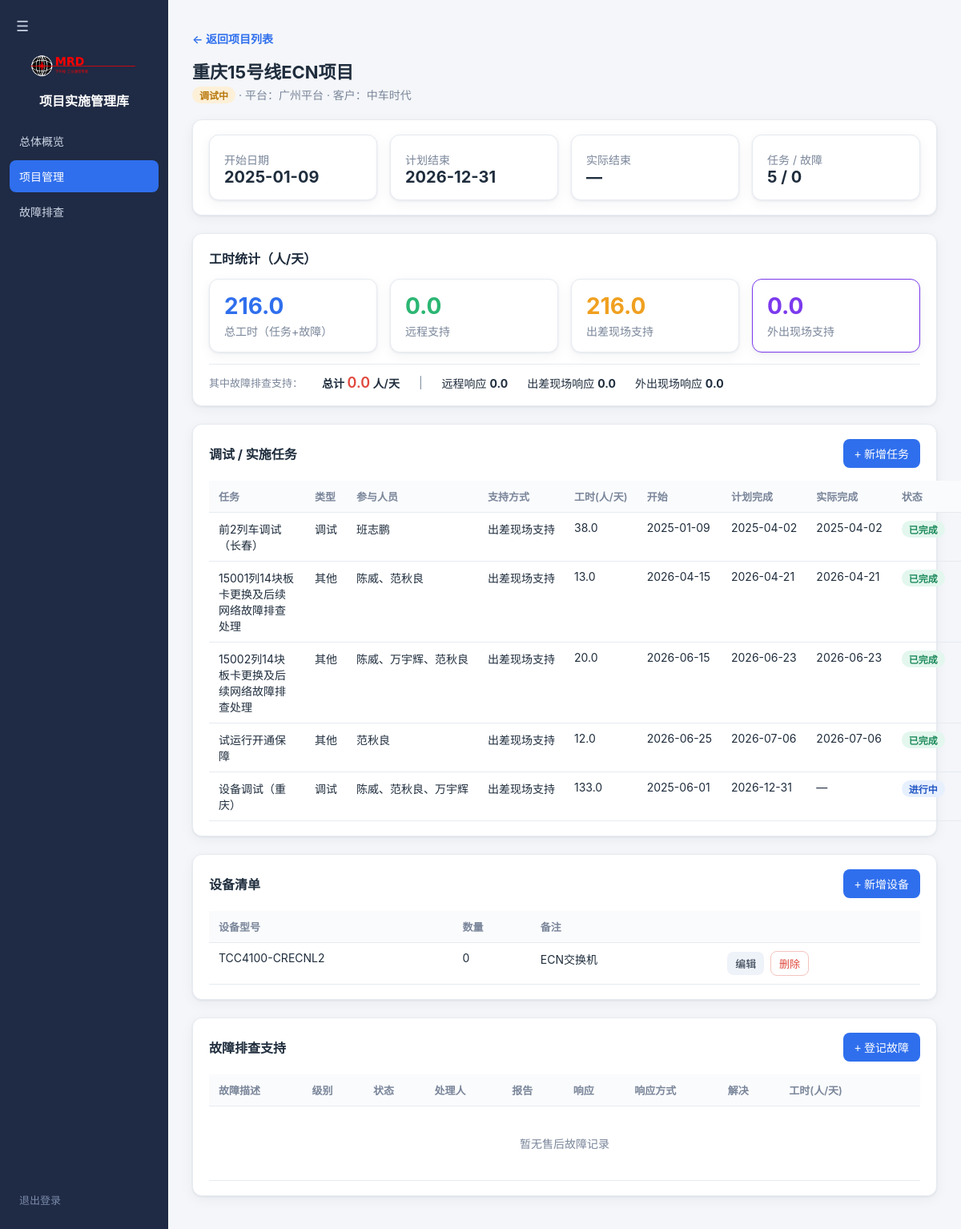
Screenshot of /project/8 (signed in) with the database file from the repository.
### tables this page shows
CREATE TABLE projects (
            id            INTEGER PRIMARY KEY AUTOINCREMENT,
            name          TEXT NOT NULL,
            customer      TEXT,
            manager       TEXT,
            platform      TEXT,
            status        TEXT NOT NULL DEFAULT '未开始',
            start_date    TEXT,
            plan_end_date TEXT,
            actual_end_date TEXT,
            description   TEXT,
            created_at    TEXT DEFAULT (datetime('now','localtime'))
        );

CREATE TABLE tasks (
            id            INTEGER PRIMARY KEY AUTOINCREMENT,
            project_id    INTEGER NOT NULL,
            title         TEXT NOT NULL,
            category      TEXT DEFAULT '实施',
            assignee      TEXT,
            start_date    TEXT,
            plan_end_date TEXT,
            actual_end_date TEXT,
            status        TEXT DEFAULT '待开始',
            note          TEXT,
            created_at    TEXT DEFAULT (datetime('now','localtime')), support_mode TEXT DEFAULT '远程支持', work_hours REAL DEFAULT 0,
            FOREIGN KEY (project_id) REFERENCES projects(id) ON DELETE CASCADE
        );

CREATE TABLE devices (
            id          INTEGER PRIMARY KEY AUTOINCREMENT,
            project_id  INTEGER NOT NULL,
            model       TEXT,
            quantity    INTEGER DEFAULT 0,
            note        TEXT,
            created_at  TEXT DEFAULT (datetime('now','localtime')),
            FOREIGN KEY (project_id) REFERENCES projects(id) ON DELETE CASCADE
        );

### app.py (the view)
@app.route("/project/<int:pid>")
@login_required
def project_detail(pid):
    conn = get_db()
    cur = conn.cursor()
    proj = cur.execute("SELECT * FROM projects WHERE id = ?", (pid,)).fetchone()
    if not proj:
        conn.close()
        flash("项目不存在")
        return redirect(url_for("projects"))
    tasks = rows_to_dicts(cur.execute(
        "SELECT * FROM tasks WHERE project_id = ? ORDER BY plan_end_date ASC", (pid,)
    ).fetchall())
    faults = rows_to_dicts(cur.execute(
        "SELECT * FROM faults WHERE project_id = ? ORDER BY reported_date DESC", (pid,)
    ).fetchall())
    devices = rows_to_dicts(cur.execute(
        "SELECT * FROM devices WHERE project_id = ? ORDER BY id ASC", (pid,)
    ).fetchall())
    member_rows = cur.execute(
        """SELECT m.id AS mid, m.name FROM project_members pm
           JOIN members m ON pm.member_id = m.id WHERE pm.project_id = ? ORDER BY m.id""",
        (pid,),
    ).fetchall()
    proj_member_ids = [r["mid"] for r in member_rows]
    proj_members = [r["name"] for r in member_rows]
    members_all = [dict(r) for r in cur.execute("SELECT id, name FROM members ORDER BY id")]
    task_hours_total = cur.execute(
        "SELECT COALESCE(SUM(work_hours), 0) FROM tasks WHERE project_id = ?", (pid,)
    ).fetchone()[0]
    task_hours_remote = cur.execute(
        "SELECT COALESCE(SUM(work_hours), 0) FROM tasks WHERE project_id = ? AND support_mode = '远程支持'", (pid,)
    ).fetchone()[0]
    task_hours_onsite = cur.execute(
        "SELECT COALESCE(SUM(work_hours), 0) FROM tasks WHERE project_id = ? AND support_mode = '出差现场支持'", (pid,)
    ).fetchone()[0]
    task_hours_outside = cur.execute(
        "SELECT COALESCE(SUM(work_hours), 0) FROM tasks WHERE project_id = ? AND support_mode = '外出现场支持'", (pid,)
    ).fetchone()[0]
    fault_hours_total = cur.execute(
        "SELECT COALESCE(SUM(work_hours), 0) FROM faults WHERE project_id = ?", (pid,)
    ).fetchone()[0]
    fault_hours_remote = cur.execute(
        "SELECT COALESCE(SUM(work_hours), 0) FROM faults WHERE project_id = ? AND response_mode = '远程响应'", (pid,)
    ).fetchone()[0]
    fault_hours_onsite = cur.execute(
        "SELECT COALESCE(SUM(work_hours), 0) FROM faults WHERE project_id = ? AND response_mode = '出差现场响应'", (pid,)
    ).fetchone()[0]
    fault_hours_outside = cur.execute(
        "SELECT COALESCE(SUM(work_hours), 0) FROM faults WHERE project_id = ? AND response_mode = '外出现场响应'", (pid,)
    ).fetchone()[0]
    hours_total = task_hours_total + fault_hours_total
    hours_remote = task_hours_remote + fault_hours_remote
    hours_onsite = task_hours_onsite + fault_hours_onsite
    hours_outside = task_hours_outside + fault_hours_outside
    conn.close()
    return render_template(
        "project_detail.html",
        proj=proj,
        proj_member_ids=proj_member_ids,
        proj_members=proj_members,
        tasks=tasks,
        faults=faults,
        devices=devices,
        hours_total=hours_total,
        hours_remote=hours_remote,
        hours_onsite=hours_onsite,
        hours_outside=hours_outside,
        task_hours_total=task_hours_total,
        fault_hours_total=fault_hours_total,
        fault_hours_remote=fault_hours_remote,
        fault_hours_onsite=fault_hours_onsite,
        fault_hours_outside=fault_hours_outside,
        TASK_CATEGORY=TASK_CATEGORY,
        TASK_STATUS=TASK_STATUS,
        TASK_SUPPORT_MODE=TASK_SUPPORT_MODE,
        FAULT_SEVERITY=FAULT_SEVERITY,
        FAULT_STATUS=FAULT_STATUS,
        FAULT_RESPONSE_MODE=FAULT_RESPONSE_MODE,
        PLATFORM_OPTIONS=PLATFORM_OPTIONS,
        MEMBERS=members_all,
        today=today_str(),
    )

### app.py (called while the page is built)
def login_required(f):
    from functools import wraps
    @wraps(f)
    def decorated(*args, **kwargs):
        if not session.get("user"):
            return redirect(url_for("login"))
        return f(*args, **kwargs)
    return decorated

def get_db():
    conn = sqlite3.connect(DB_PATH)
    conn.row_factory = sqlite3.Row
    conn.execute("PRAGMA foreign_keys = ON")
    return conn

def today_str():
    return date.today().isoformat()

def fmt_date(s):
    return s if s else "—"

def rows_to_dicts(rows):
    return [dict(r) for r in rows]

### templates/project_detail.html (shortened to what this page needs)
{% extends "base.html" %}
{% set active = "projects" %}
{% macro status_tag(s) %}
  {% if s == '未开始' %}<span class="tag gray">未开始</span>
  {% elif s == '设计联络阶段' %}<span class="tag" style="background:#f3e8ff;color:#7c3aed;">设计联络阶段</span>
  {% elif s == '调试中' %}<span class="tag amber">调试中</span>
  {% elif s == '实施中' %}<span class="tag blue">实施中</span>
  {% elif s == '已结束' %}<span class="tag green">已结束</span>
  {% elif s == '售后中' %}<span class="tag blue">售后中</span>
  {% else %}<span class="tag gray">{{ s }}</span>
  {% endif %}
{% endmacro %}
{% macro task_status_tag(s) %}
  {% if s == '待开始' %}<span class="tag gray">待开始</span>
  {% elif s == '进行中' %}<span class="tag blue">进行中</span>
  {% elif s == '已完成' %}<span class="tag green">已完成</span>
  {% elif s == '阻塞' %}<span class="tag red">阻塞</span>
  {% else %}<span class="tag gray">{{ s }}</span>
  {% endif %}
{% endmacro %}
{% block content %}
  <p><a class="row-link" href="{{ url_for('projects') }}">← 返回项目列表</a></p>
  <h1>{{ proj.name }}</h1>
  <p class="sub">
    {{ status_tag(proj.status) }}
    {% if proj.platform %} · 平台：{{ proj.platform }}{% endif %}
    {% if proj.customer %} · 客户：{{ proj.customer }}{% endif %}
  </p>
  <div class="panel">
    <div class="grid cards-4">
      <div class="stat"><div class="l">开始日期</div><div class="n" style="font-size:20px;">{{ fmtDate(proj.start_date) }}</div></div>
      <div class="stat"><div class="l">计划结束</div><div class="n" style="font-size:20px;">{{ fmtDate(proj.plan_end_date) }}</div></div>
      <div class="stat"><div class="l">实际结束</div><div class="n" style="font-size:20px;">{{ fmtDate(proj.actual_end_date) }}</div></div>
      <div class="stat"><div class="l">任务 / 故障</div><div class="n" style="font-size:20px;">{{ tasks|length }} / {{ faults|length }}</div></div>
    </div>
  </div>
  <div class="panel">
    <h2>工时统计（人/天）</h2>
    <div class="grid cards-4">
      <div class="stat brand"><div class="n">{{ "%.1f"|format(hours_total) }}</div><div class="l">总工时（任务+故障）</div></div>
      <div class="stat ok"><div class="n">{{ "%.1f"|format(hours_remote) }}</div><div class="l">远程支持</div></div>
      <div class="stat warn"><div class="n">{{ "%.1f"|format(hours_onsite) }}</div><div class="l">出差现场支持</div></div>
      <div class="stat" style="border-color:#7c3aed;"><div class="n" style="color:#7c3aed;">{{ "%.1f"|format(hours_outside) }}</div><div class="l">外出现场支持</div></div>
    </div>
    <div style="margin-top: 14px; padding-top: 12px; border-top: 1px solid var(--line); display: flex; gap: 24px; flex-wrap: wrap; align-items: center;">
      <span style="color: var(--muted); font-size: 13px;">其中故障排查支持：</span>
      <span style="font-weight: 600;">总计 <span style="color: var(--bad); font-size: 18px;">{{ "%.1f"|format(fault_hours_total) }}</span> 人/天</span>
      <span style="color: var(--muted);">|</span>
      <span>远程响应 <b>{{ "%.1f"|format(fault_hours_remote) }}</b></span>
      <span>出差现场响应 <b>{{ "%.1f"|format(fault_hours_onsite) }}</b></span>
      <span>外出现场响应 <b>{{ "%.1f"|format(fault_hours_outside) }}</b></span>
    </div>
  </div>
  <div class="panel">
    <div class="toolbar">
      <h2 style="margin:0;">调试 / 实施任务</h2>
      <button class="btn" onclick="newTask()">+ 新增任务</button>
    </div>
    <table>
      <tr><th>任务</th><th>类型</th><th>参与人员</th><th>支持方式</th><th>工时(人/天)</th><th>开始</th><th>计划完成</th><th>实际完成</th><th>状态</th><th></th></tr>
      {% for t in tasks %}
      <tr>
        <td class="note-cell">{{ t.title }}<br></td>
        <td>{{ t.category }}</td>
        <td>{{ t.assignee or '—' }}</td>
        <td>{{ t.support_mode or '远程支持' }}</td>
        <td>{{ "%.1f"|format(t.work_hours or 0) if t.work_hours else '—' }}</td>
        <td>{{ fmtDate(t.start_date) }}</td>
        <td>{{ fmtDate(t.plan_end_date) }}</td>
        <td>{{ fmtDate(t.actual_end_date) }}</td>
        <td>{{ task_status_tag(t.status) }}</td>
        <td class="actions">
        </td>
      </tr>
      {% else %}
      <tr><td colspan="10"><div class="empty">暂无任务</div></td></tr>
      {% endfor %}
    </table>
  </div>
  <div class="panel">
    <div class="toolbar">
      <h2 style="margin:0;">设备清单</h2>
      <button class="btn" onclick="newDevice()">+ 新增设备</button>
    </div>
    <table>
      <tr><th>设备型号</th><th>数量</th><th>备注</th><th></th></tr>
      {% for dv in devices %}
      <tr>
        <td>{{ dv.model }}</td>
        <td>{{ dv.quantity }}</td>
        <td class="note-cell">{{ dv.note or '—' }}</td>
        <td class="actions">
          <button class="btn ghost sm" onclick="editDevice({{ dv.id }})">编辑</button>
          <button class="btn danger sm" onclick="delDevice({{ dv.id }})">删除</button>
        </td>
      </tr>
      {% else %}
      <tr><td colspan="4"><div class="empty">暂无设备清单，点击右上角「新增设备」登记本项目所用设备</div></td></tr>
      {% endfor %}
    </table>
  </div>
  <div class="panel">
    <div class="toolbar">
      <h2 style="margin:0;">故障排查支持</h2>
      <button class="btn" onclick="newFault()">+ 登记故障</button>
    </div>
    <table>
      <tr><th>故障描述</th><th>级别</th><th>状态</th><th>处理人</th><th>报告</th><th>响应</th><th>响应方式</th><th>解决</th><th>工时(人/天)</th><th></th></tr>
      {% for f in faults %}
      <tr>
        <td class="note-cell">{{ f.title }}<br><span class="muted" style="font-size:12px;">{{ f.note or '' }}</span></td>
        <td>{{ sev_tag(f.severity) }}</td>
        <td>{{ f.status }}</td>
        <td>{{ f.handler or '—' }}</td>
        <td>{{ fmtDate(f.reported_date) }}</td>
        <td>{{ fmtDate(f.response_date) }}</td>
        <td>{{ f.response_mode or '—' }}</td>
        <td>{{ fmtDate(f.resolved_date) }}</td>
        <td>{{ "%.1f"|format(f.work_hours or 0) if f.work_hours else '—' }}</td>
        <td class="actions">
          <button class="btn ghost sm" onclick="editFault({{ f.id }})">编辑</button>
          <button class="btn danger sm" onclick="delFault({{ f.id }})">删除</button>
        </td>
      </tr>
      {% else %}
      <tr><td colspan="10"><div class="empty">暂无售后故障记录</div></td></tr>
      {% endfor %}
    </table>
  </div>
{% endblock %}

### templates/base.html (style rules this page uses)
:root { --bg: #f4f6f9; --panel: #ffffff; --ink: #1f2d3d; --muted: #7a869a; --line: #e6eaf0; --brand: #2f6fed; --brand-d: #2257c4; --ok: #2bb673; --warn: #f0a020; --bad: #e0483e; --shadow: 0 1px 3px rgba(20,40,80,.08), 0 4px 16px rgba(20,40,80,.05); }
* { box-sizing: border-box; }
body { margin: 0; font-family: -apple-system, "Segoe UI", "PingFang SC", "Microsoft YaHei", sans-serif; background: var(--bg); color: var(--ink); font-size: 14px; }
h1 { font-size: 22px; margin: 0 0 4px; }
.sub { color: var(--muted); margin: 0 0 20px; }
.panel { background: var(--panel); border: 1px solid var(--line); border-radius: 12px; box-shadow: var(--shadow); padding: 18px 20px; margin-bottom: 22px; }
.panel h2 { font-size: 16px; margin: 0 0 14px; }
.grid { display: grid; gap: 16px; }
.cards-4 { grid-template-columns: repeat(4, 1fr); }
.stat { background: var(--panel); border: 1px solid var(--line); border-radius: 12px; padding: 16px 18px; box-shadow: var(--shadow); }
.stat .n { font-size: 28px; font-weight: 700; }
.stat .l { color: var(--muted); margin-top: 4px; }
.stat.brand .n { color: var(--brand); }
.stat.ok .n { color: var(--ok); }
.stat.warn .n { color: var(--warn); }
table { width: 100%; border-collapse: collapse; }
th, td { text-align: left; padding: 10px 12px; border-bottom: 1px solid var(--line); vertical-align: top; white-space: nowrap; }
td.note-cell { white-space: normal; min-width: 120px; max-width: 300px; }
th { color: var(--muted); font-weight: 600; font-size: 13px; background: #fafbfd; }
.toolbar { display: flex; gap: 10px; flex-wrap: wrap; align-items: center; margin-bottom: 16px; }
.btn { display: inline-flex; align-items: center; gap: 6px; cursor: pointer; border: none; background: var(--brand); color: #fff; padding: 8px 14px; border-radius: 8px; font-size: 14px; text-decoration: none; }
.btn.ghost { background: #eef2f9; color: var(--ink); }
.btn.sm { padding: 5px 10px; font-size: 13px; }
.btn.danger { background: #fff; color: var(--bad); border: 1px solid #f3c4c0; }
.tag { display: inline-block; padding: 2px 9px; border-radius: 999px; font-size: 12px; font-weight: 600; white-space: nowrap; }
.tag.blue { background: #e7f0ff; color: var(--brand-d); }
.tag.green { background: #e3f7ee; color: #1d8a5b; }
.tag.amber { background: #fdf0d8; color: #b8780c; }
.row-link { color: var(--brand); text-decoration: none; font-weight: 600; }
.actions a, .actions button { margin-right: 4px; }
.empty { color: var(--muted); text-align: center; padding: 26px 0; }

### rows the page displays
projects: name "重庆15号线ECN项目", platform "广州平台", customer "中车时代", start_date "2025-01-09", plan_end_date "2026-12-31"
tasks: title "前2列车调试（长春）", category "调试", assignee "班志鹏", support_mode "出差现场支持", work_hours "38.0", start_date "2025-01-09", plan_end_date "2025-04-02", actual_end_date "2025-04-02", status "已完成"
tasks: title "15001列14块板卡更换及后续网络故障排查处理", category "其他", assignee "陈威、范秋良", support_mode "出差现场支持", work_hours "13.0", start_date "2026-04-15", plan_end_date "2026-04-21", actual_end_date "2026-04-21", status "已完成"
tasks: title "15002列14块板卡更换及后续网络故障排查处理", category "其他", assignee "陈威、万宇辉、范秋良", support_mode "出差现场支持", work_hours "20.0", start_date "2026-06-15", plan_end_date "2026-06-23", actual_end_date "2026-06-23", status "已完成"
tasks: title "试运行开通保障", category "其他", assignee "范秋良", support_mode "出差现场支持", work_hours "12.0", start_date "2026-06-25", plan_end_date "2026-07-06", actual_end_date "2026-07-06", status "已完成"
tasks: title "设备调试（重庆）", category "调试", assignee "陈威、范秋良、万宇辉", support_mode "出差现场支持", work_hours "133.0", start_date "2025-06-01", plan_end_date "2026-12-31", fmtDate "—", status "进行中"
devices: model "TCC4100-CRECNL2", quantity "0", note "ECN交换机"

### other values shown
{{ fmtDate(proj.actual_end_date) }} "—"
{{ tasks|length }} "5"
{{ faults|length }} "0"
{{ "%.1f"|format(hours_total) }} "216.0"
{{ "%.1f"|format(hours_remote) }} "0.0"
{{ "%.1f"|format(hours_onsite) }} "216.0"
{{ "%.1f"|format(hours_outside) }} "0.0"
{{ "%.1f"|format(fault_hours_total) }} "0.0"
{{ "%.1f"|format(fault_hours_remote) }} "0.0"
{{ "%.1f"|format(fault_hours_onsite) }} "0.0"
{{ "%.1f"|format(fault_hours_outside) }} "0.0"
